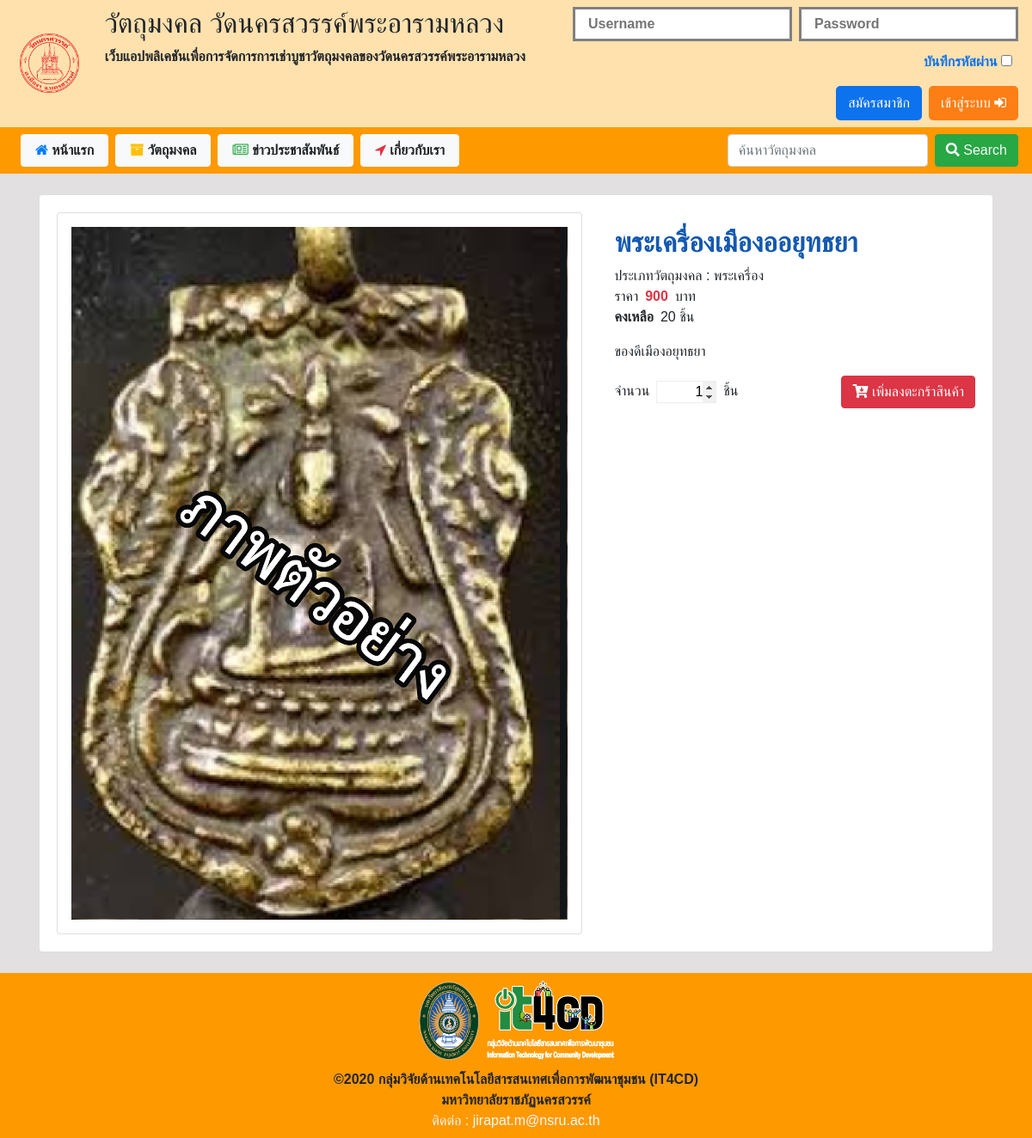
Page /index.php?p=readSacredObj&id4readSacredObj=25 on the earlier database version.
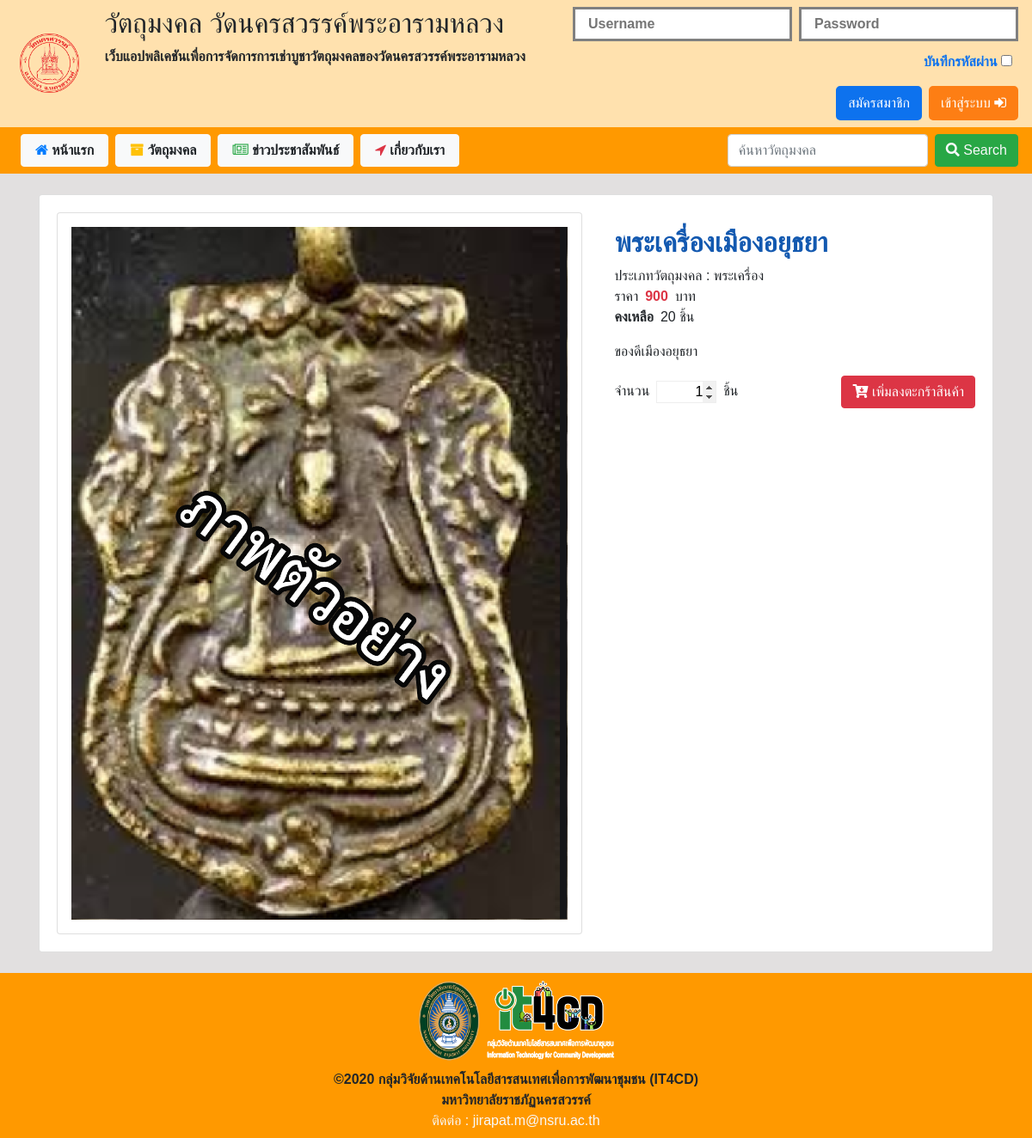
Same page on the later database version.
### tables this page shows
CREATE TABLE `product` (
  `id_product` int(10) NOT NULL,
  `product_name` varchar(50) NOT NULL,
  `product_type` varchar(50) NOT NULL,
  `product_des` varchar(100) NOT NULL,
  `product_price` varchar(6) NOT NULL,
  `product_qty` varchar(5) NOT NULL,
  `product_cover` varchar(50) NOT NULL,
  `date_create` timestamp NOT NULL DEFAULT current_timestamp() ON UPDATE current_timestamp()
);

### function.php (called while the page is built, shortened)
<?php
        class DB_conn{
            function __construct(){
                $conn = mysqli_connect(DB_server, DB_user, DB_password, DB_name);
                $this->dbcon = $conn;
            }
                }
                class shopSacredObj extends DB_conn{
                    public function runQuery($query){
                        $reS = mysqli_query($this->dbcon, $query);
                        return $reS;
                    }
                }
?>

### include_for_p/read_SacredObj.php (the view, shortened to what this page needs)
<div class="container mt-4 mb-4">
    <div class="card min-vh-100">
        <div class="card-body">
            <?php
                $readSacredObj = new shopSacredObj();
                $id4readSacredObj = $_GET['id4readSacredObj'];
                $sql = $readSacredObj->runQuery("SELECT * FROM product WHERE id_product='$id4readSacredObj' ");
                if($sql){
                    $fetchData = mysqli_fetch_array($sql);
                }else{
                    ?>
            <script>
            alert("Can't SQL");
            </script>
            <?php
                }
                ?>
            <div class="row">
                <div class="col-md-7">
                    <div class="card w-100 p-3">
                    </div>
                </div>
                <div class="col-md">
                    <div class="w-100 p-0 pl-2 ">
                        <strong>
                            <h2 id="name_shop_card" class="pt-3 font-weight-bold">
                                <?php echo $fetchData['product_name']; ?>
                            </h2>
                        </strong>
                        <p class="m-0">
                            ประเภทวัตถุมงคล : <?php echo $fetchData['product_type'];?>
                        </p>
                        <div class="m-0 d-flex d-inline ">
                            ราคา <p class="m-0 mr-2 ml-2 text-danger font-weight-bold">
                                <b><?php echo $fetchData['product_price'];?></b>
                            </p>บาท
                        </div>
                        <div class="d-flex d-inline">
                            <p class="font-weight-bold mr-2">คงเหลือ</p> <?php echo $fetchData['product_qty'];?> ชิ้น
                        </div>
                        <div>
                            <p id="detailSacredObj"><?php echo $fetchData['product_des'];?></p>
                        </div>
                        <form action="chk_all/chk_basket.php" method="post">
                        <div class="d-flex d-inline justify-content-between align-items-center">
                            <div class="d-flex">
                                    <div class="">จำนวน</div>
                                    <input id="qty" type="number" name="data4basket[qty]" value="1">
                                    <div for="">ชิ้น</div>
                            </div>
                            <div class="text-right">
                                <?php
                                    if(!isset($_SESSION['id'])){
                                ?>
                                <text id="notSessionID" class="btn btn-danger">
                                    <i class="fas fa-cart-arrow-down"></i> เพิ่มลงตะกร้าสินค้า
                                </text>
                                <?php
                                }
                                ?>
                            </div>
                        </div>
                    </div>
                </div>
            </div>
        </div>
    </div>
</div>

### index.php (shortened to what this page needs)
<?php
    require_once('function.php');
?>
<!DOCTYPE html>
<html lang="en">
<head>
    <link rel="stylesheet" href="css/myself.css?version=<?php echo filemtime('css/myself.css'); ?>">
    <link rel="stylesheet" href="https://pro.fontawesome.com/releases/v5.10.0/css/all.css"
 />
    <link rel="stylesheet" href="https://cdnjs.cloudflare.com/ajax/libs/font-awesome/4.7.0/css/font-awesome.min.css">
    <link rel="stylesheet" href="bootstrap/bootstrap.css">
    <link
    rel="stylesheet"
    href="https://cdnjs.cloudflare.com/ajax/libs/animate.css/4.1.1/animate.min.css"
  />
  <link rel="stylesheet" href="css/image-zoom.css">
  <link rel="stylesheet" href="https://cdn.datatables.net/1.10.24/css/jquery.dataTables.min.css">
    <link rel="stylesheet" href="https://cdn.datatables.net/1.10.22/css/jquery.dataTables.min.css">
</head>
<body>
    <section class="min-vh-100" id="bg_sec">
        <div class="container-fluid m-0" id="bg_hder">
            <div class="row p-2">
                <div class="col-sm-1 col-xs d-flex align-items-center">
                    <img src="image/logo.png" class="w-100 d-none d-md-block">
                </div>
                <div class="col-sm">
                    <h2>วัตถุมงคล วัดนครสวรรค์พระอารามหลวง</h2>
                    <p><b>เว็บแอปพลิเคชันเพื่อการจัดการการเช่าบูชาวัตถุมงคลของวัดนครสวรรค์พระอารามหลวง</b></p>
                </div>
                <?php
                    if (!isset($_SESSION['id'])) {
                            ?>
                <div class="col-xl d-flex align-items-center justify-content-end">
                    <div class="row">
                        <div class="col-sm d-flex justify-content-end">
                            <form action="chk_all/check_login.php" method="post">
                                <div class="row d-flex justify-content-end">
                                    <div class="col-md p-0 mb-2 mr-2">
                                        <input type="text" class="col-md inputbill-border" name="username" placeholder="Username"
                                            required="sdgsdg" autocomplete="off" value="<?php if(isset($_COOKIE['saveUser'])){ echo $_COOKIE['saveUser']; } ?>">
                                    </div>
                                    <div class="col-md p-0 mr-2">
                                        <input type="password" class="col-md inputbill-border" name="password"
                                            placeholder="Password" required value="<?php if(isset($_COOKIE['savePass'])){ echo $_COOKIE['savePass']; } ?>">
                                    </div>
                                </div>
                                <div class="d-flex justify-content-end pt-1">
                                    <label class="textbill-primary font-weight-bold">บันทึกรหัสผ่าน <input type="checkbox" id="" name="savePass" value="ok" <?php if(isset($_COOKIE['savePass'])){?> checked <?php } ?>></label>
                                </div>
                                <div class="row justify-content-end mt-2 pr-1 form-inline">
                                    <div class="form-group d-flex align-items-center">
                                        <a class="mr-2 btnbill-primary" href="index.php?p=reg">สมัครสมาชิก</a>
                                    </div>
                                    <div class="form-group">
                                        <button type="submit" class="btnbill-warning mr-1"
                                            name="submit">เข้าสู่ระบบ <i class="fa fa-sign-in"
                                                aria-hidden="true"></i></button>
                                    </div>
                                </div>
                            </form>
                        </div>
                    </div>
                </div>
                <?php
                        }
                            ?>
            </div>
        </div>
        <nav class="navbar navbar-expand-lg navbar-dark" id="bg_teamSOM">
            <div class="collapse navbar-collapse" id="navbarSupportedContent">
                <ul class="navbar-nav mr-auto row ml-2">
                    <li class="nav-item active mr-2">
                        <a class="btn btn-light mr-2 col-md font-weight-bold" href="index.php?p=home"><i
                                class="fa fa-home text-primary" aria-hidden="true"></i> หน้าแรก</a>
                    </li>
                    <li class="nav-item mr-2">
                        <a class="btn btn-light mr-2 col-md font-weight-bold" href="index.php?p=sacredOb"><i
                                class="fa fa-archive text-warning" aria-hidden="true"></i> วัตถุมงคล</a>
                    </li>
                    <li class="nav-item mr-2">
                        <a class="btn btn-light mr-2 col-md font-weight-bold" href="index.php?p=newsAll"><i
                                class="fa fa-newspaper-o text-success" aria-hidden="true"></i> ข่าวประชาสัมพันธ์</a>
                    </li>
                    <li class="nav-item mr-2">
                        <a class="btn btn-light mr-2 col-md font-weight-bold" href="index.php?p=aboutus"><i
                                class="fa fa-location-arrow text-danger" aria-hidden="true"></i> เกี่ยวกับเรา</a>
                    </li>
                </ul>
                <form action="index.php?p=sacredOb" method="post" class="form-inline my-2 my-lg-0">
                    <input class="form-control mr-sm-2" type="text" placeholder="ค้นหาวัตถุมงคล" aria-label="Search"
                        name="search" autocomplete="off" required>
                    <button class="btn btn-outline-success btn-success text-light my-2 my-sm-0" type="submit"><i class="fas fa-search"></i> Search
                    </button>
                </form>
            </div>
        </nav>
        <?php
            if(isset($_GET['p'])){
                switch ($_GET['p']){
                    case "readSacredObj":
                        include_once('include_for_p/read_SacredObj.php');
                    break;
                }
            }else if(!isset($_GET['p'])){
                ?>
                    <script>
                        window.location.href='index.php?p=home';
                    </script>
                <?php
            }
        ?>
        <div class="container-fluid">
            <div class="row">
                <div class="col-sm-12 text-center pb-2" id="bg_ft">
                    <img src="image/logo_nsru.png" style="width:75px; ">
                    <img src="image/logo_footer.png" style="width:150px; ">
                    <br>
                    <b> ©2020 กลุ่มวิจัยด้านเทคโนโลยีสารสนเทศเพื่อการพัฒนาชุมชน (IT4CD) <br>
                        มหาวิทยาลัยราชภัฏนครสวรรค์ </b><br>
                    <a class="text-decoration-none text-light " href="https://web.facebook.com/q3.hahaha"> ติดต่อ :
                        jirapat.m@nsru.ac.th </a>
                </div>
            </div>
        </div>
    </section>
</body>
</html>

### css/myself.css (style rules this page uses)
* { margin: 0px; padding: 0px; font-family: Arial, Helvetica, sans-serif; }
.textbill-primary { color:#0d72ee; }
#bg_hder { background-color: #ffe1ae; }
#bg_teamSOM { background-color: #ff9900; }
#bg_sec { background-color: #e2e0e0; }
#bg_ft { background-color: #ff9900; }
.inputbill-border { padding: 0.3rem; border:3px solid gray; transition: 0.3s all ease-in-out; font-weight: bold; color: gray; }
.btnbill-primary { padding: 6px 12px; background-color: #0d72ee; color:white; cursor: pointer; border-color: #0d72ee; border:2px solid #0d72ee; border-radius: 5px; transition: 0.9s all ease; }
.btnbill-warning { padding: 6px 12px; background-color: #fd7e14; color:white; cursor: pointer; border-color: #fd7e14; border:2px solid #fd7e14; border-radius: 5px; transition: 0.9s all ease; }
#name_shop_card { width: 100%; white-space: nowrap; overflow: hidden; text-overflow: ellipsis; color:#1359b0; }
#detailSacredObj { word-break:break-all; }
input[id=qty] { text-align:right; width:70px; margin:0px .5rem; border:1px; border-style: groove; }

Differences in the rows shown:
changed product "พระเครื่อง": product_name "พระเครื่องเมืองออยุทธยา" → "พระเครื่องเมืองอยุธยา"; product_des "ของดีเมืองอยุทธยา" → "ของดีเมืองอยุธยา"
